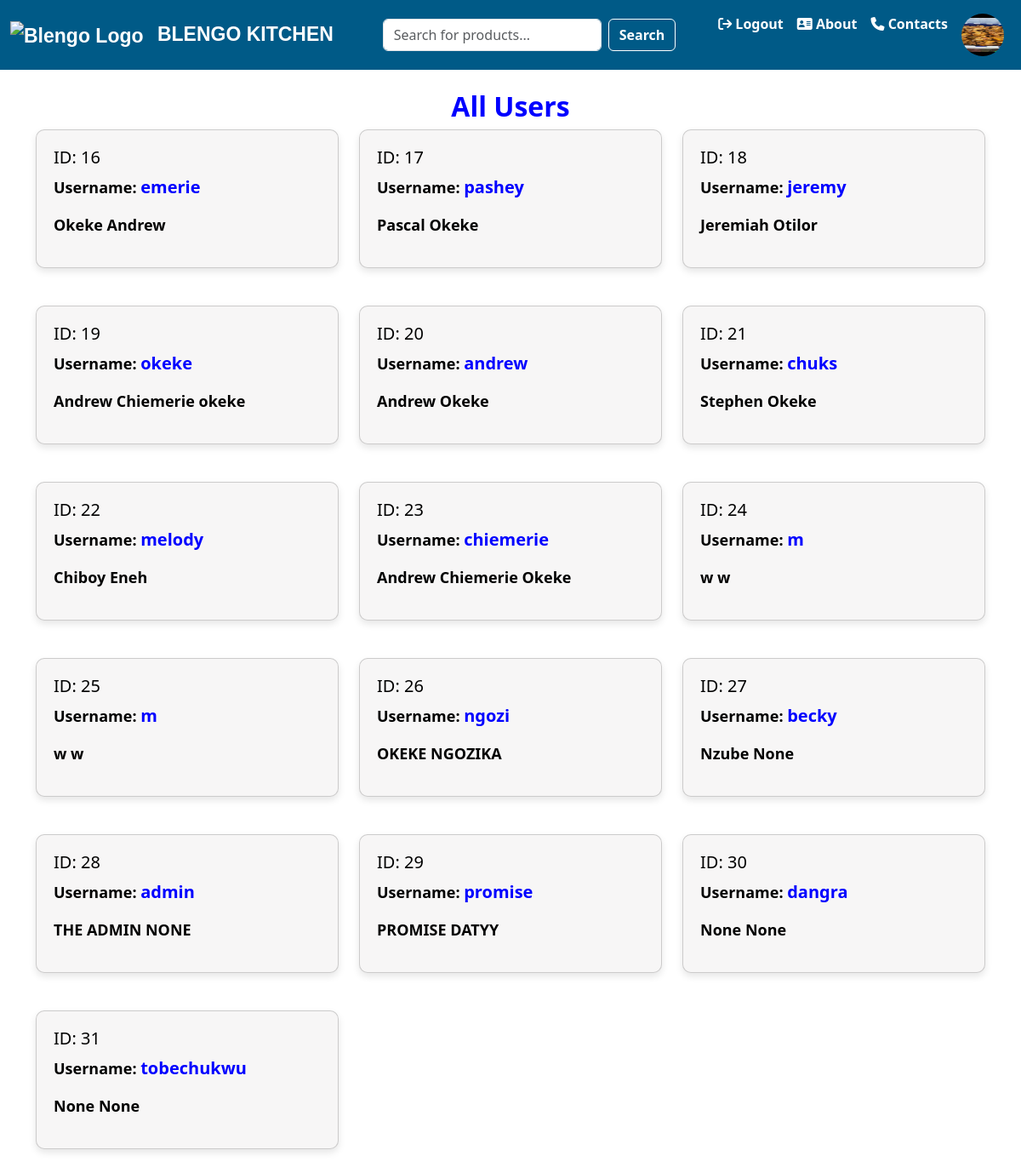
/myusers/ (signed in), run on the app's committed database.
### base/models.py (models this page shows, shortened)
class Profile(models.Model):
    user = models.ForeignKey(User, on_delete=models.CASCADE)
    profileimage = models.ImageField(upload_to='profile_images',blank=True,null=True,default="login_295128.png")
    firstname = models.CharField(max_length=200,null=True,blank=True)
    lastname = models.CharField(max_length=200,null=True,blank=True)
    state = models.CharField(max_length=200,null=True,blank=True)
    phonenumber=models.CharField(max_length=20, null=True,blank=True)

### base/views.py (the view)
# urls.py: path('myusers/',views.myusers,name='myusers'),
def myusers(request):
    users = User.objects.all()
    profile = Profile.objects.all()
    return render(request,'myusers.html',{"users":users,"profile":profile})

### base/context_processors.py (called while the page is built)
def user_profile(request):
    if request.user.is_authenticated:
        try:
            profile = Profile.objects.get(user=request.user)
        except Profile.DoesNotExist:
            profile = None
    else:
        profile = None
    return {'user_profile': profile}

### template/myusers.html (shortened to what this page needs)
{% extends 'home.html' %}
{% block content %}
{% include 'nav-bar.html' %}
<div class="container mt-4">
  <h2 class="text-center" style="font-weight: bold; color: blue;">All Users</h2>
  <div class="row">
    {% for person in profile %}
    <div class="col-md-4 mb-4">
      <div class="card user-card">
        <div class="card-body">
          <h5 class="card-title">ID: {{ person.id }}</h5>
          <p class="card-text">Username: <span>{{ person.user.username }}</span></p>
          <p>{{person.firstname}} {{person.lastname}}</p>
        </div>
      </div>
    </div>
    {% endfor %}
  </div>
</div>
{% endblock %}

### template/nav-bar.html (shortened to what this page needs)
{% load static %}
<nav class="navbar navbar-expand-lg navbar-custom">
    <div class="container-fluid">
        <a class="navbar-brand" href="{% url 'home' %}">
            <img src="{{images.logoimage.url}}" alt="Blengo Logo" style="height: 40px; margin-right: 10px;">
            BLENGO KITCHEN
        </a>
        <div class="collapse navbar-collapse" id="navbarNav">
            <form class="d-flex mx-auto" method="GET" action="{% url 'home' %}">
                <input class="form-control me-2" type="search" placeholder="Search for products..." aria-label="Search" name="q">
                <button class="btn btn-outline-success" type="submit">Search</button>
            </form>
            <ul class="navbar-nav ms-auto mb-2 mb-lg-0">
                {% if user.is_authenticated %}
                    <li class="nav-item">
                        <a class="nav-link" href="{% url 'logout' %}"><i class="fa fa-sign-out" aria-hidden="true"></i> Logout</a>
                    </li>
                    <li class="nav-item">
                        <a class="nav-link" href="{% url 'about' %}"><i class="fa-solid fa-address-card"></i> About</a>
                    </li>
                    <li class="nav-item">
                        <a style="color: white;" class="nav-link" href="{% url 'contact' %}"><i class="fa-solid fa-phone"></i> Contacts</a>
                    </li>
                    <li class="nav-item dropdown">
                        <a class="nav-link" href="#" id="profileDropdown" role="button" data-bs-toggle="dropdown" aria-expanded="false">
                            <img src="{{user_profile.profileimage.url}}" class="rounded-circle" width="50" height="50" alt="{{ user.username }}'s profile picture">
                        </a>
                    </li>
                {% endif %}
            </ul>
        </div>
    </div>
</nav>

### template/nav-bar.html (style rules this page uses)
.navbar-custom { background-color: #005a87; }
.navbar-custom .navbar-brand, .navbar-custom .nav-link { color: #FFFFFF; }
.nav-item { font-size: 16px; }
.navbar-custom .btn-outline-success { color: #FFFFFF; border-color: #FFFFFF; }
.navbar-brand { font-weight: bolder; font-family: fantasy, Verdana, Geneva, Tahoma, sans-serif; font-size: 23px; }

### template/myusers.html (style rules this page uses)
p { font-weight: bold; }
span { color: blue; font-size: 20px; }

### data on the page
Profile: profileimage (picture), id "28", user.username "admin", firstname "THE ADMIN", lastname "NONE"
Profile: id "16", user.username "emerie", firstname "Okeke", lastname "Andrew"
Profile: id "17", user.username "pashey", firstname "Pascal", lastname "Okeke"
Profile: id "18", user.username "jeremy", firstname "Jeremiah", lastname "Otilor"
Profile: id "19", user.username "okeke", firstname "Andrew Chiemerie", lastname "okeke"
Profile: id "20", user.username "andrew", firstname "Andrew", lastname "Okeke"
Profile: id "21", user.username "chuks", firstname "Stephen", lastname "Okeke"
Profile: id "22", user.username "melody", firstname "Chiboy", lastname "Eneh"
Profile: id "23", user.username "chiemerie", firstname "Andrew Chiemerie", lastname "Okeke"
Profile: id "24", user.username "m", firstname "w", lastname "w"
Profile: id "25", user.username "m", firstname "w", lastname "w"
Profile: id "26", user.username "ngozi", firstname "OKEKE", lastname "NGOZIKA"
Profile: id "27", user.username "becky", firstname "Nzube", lastname "None"
Profile: id "29", user.username "promise", firstname "PROMISE", lastname "DATYY"
Profile: id "30", user.username "dangra", firstname "None", lastname "None"
Profile: id "31", user.username "tobechukwu", firstname "None", lastname "None"
